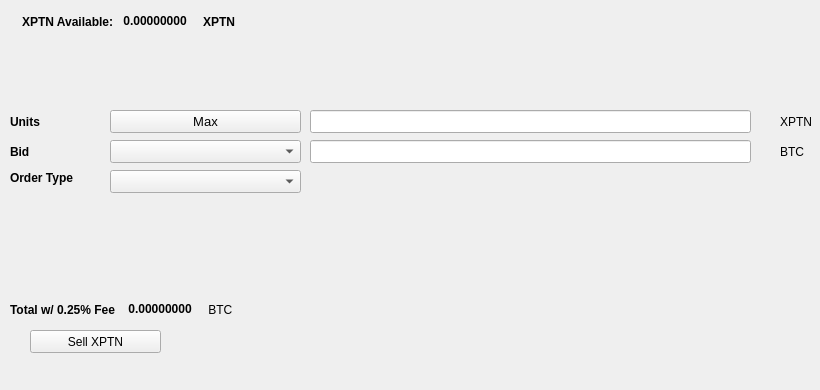
   <widget class="QWidget" name="SellTab">
    <attribute name="title">
     <string>Sell</string>
    </attribute>
    <widget class="QLabel" name="label_16">
     <property name="geometry">
      <rect>
       <x>780</x>
       <y>140</y>
       <width>31</width>
       <height>23</height>
      </rect>
     </property>
     <property name="text">
      <string>BTC</string>
     </property>
    </widget>
    <widget class="QComboBox" name="SellBidcomboBox">
     <property name="geometry">
      <rect>
       <x>110</x>
       <y>140</y>
       <width>191</width>
       <height>23</height>
      </rect>
     </property>
     <property name="font">
      <font>
       <pointsize>10</pointsize>
      </font>
     </property>
    </widget>
    <widget class="QLabel" name="label_18">
     <property name="geometry">
      <rect>
       <x>10</x>
       <y>110</y>
       <width>46</width>
       <height>23</height>
      </rect>
     </property>
     <property name="font">
      <font>
       <weight>75</weight>
       <bold>true</bold>
      </font>
     </property>
     <property name="text">
      <string>Units</string>
     </property>
    </widget>
    <widget class="QPushButton" name="Sell_Max_Amount">
     <property name="geometry">
      <rect>
       <x>110</x>
       <y>110</y>
       <width>191</width>
       <height>23</height>
      </rect>
     </property>
     <property name="font">
      <font>
       <pointsize>10</pointsize>
      </font>
     </property>
     <property name="text">
      <string>Max</string>
     </property>
    </widget>
    <widget class="QLabel" name="label_20">
     <property name="geometry">
      <rect>
       <x>10</x>
       <y>170</y>
       <width>91</width>
       <height>16</height>
      </rect>
     </property>
     <property name="font">
      <font>
       <weight>75</weight>
       <bold>true</bold>
      </font>
     </property>
     <property name="text">
      <string>Order Type</string>
     </property>
    </widget>
    <widget class="QComboBox" name="SellOrdertypeCombo">
     <property name="geometry">
      <rect>
       <x>110</x>
       <y>170</y>
       <width>191</width>
       <height>23</height>
      </rect>
     </property>
     <property name="font">
      <font>
       <pointsize>10</pointsize>
      </font>
     </property>
    </widget>
    <widget class="QLabel" name="label_21">
     <property name="geometry">
      <rect>
       <x>10</x>
       <y>140</y>
       <width>46</width>
       <height>23</height>
      </rect>
     </property>
     <property name="font">
      <font>
       <weight>75</weight>
       <bold>true</bold>
      </font>
     </property>
     <property name="text">
      <string>Bid</string>
     </property>
    </widget>
    <widget class="QLabel" name="label_22">
     <property name="geometry">
      <rect>
       <x>780</x>
       <y>110</y>
       <width>31</width>
       <height>23</height>
      </rect>
     </property>
     <property name="text">
      <string>XPTN</string>
     </property>
    </widget>
    <widget class="QLineEdit" name="UnitsInputXPTN">
     <property name="geometry">
      <rect>
       <x>310</x>
       <y>110</y>
       <width>441</width>
       <height>23</height>
      </rect>
     </property>
     <property name="font">
      <font>
       <pointsize>9</pointsize>
       <weight>75</weight>
       <bold>true</bold>
      </font>
     </property>
    </widget>
    <widget class="QLineEdit" name="SellBidPriceEdit">
     <property name="geometry">
      <rect>
       <x>310</x>
       <y>140</y>
       <width>441</width>
       <height>23</height>
      </rect>
     </property>
     <property name="font">
      <font>
       <pointsize>9</pointsize>
       <weight>75</weight>
       <bold>true</bold>
      </font>
     </property>
    </widget>
    <widget class="QPushButton" name="SellXPTNBTN">
     <property name="geometry">
      <rect>
       <x>30</x>
       <y>330</y>
       <width>131</width>
       <height>23</height>
      </rect>
     </property>
     <property name="text">
      <string>Sell XPTN</string>
     </property>
     <property name="icon">
      <iconset resource="../putin">
       <normaloff>:/icons/bitcoin</normaloff>:/icons/bitcoin</iconset>
     </property>
    </widget>
    <widget class="QWidget" name="layoutWidget3">
     <property name="geometry">
      <rect>
       <x>22</x>
       <y>12</y>
       <width>258</width>
       <height>19</height>
      </rect>
     </property>
     <layout class="QHBoxLayout" name="horizontalLayout">
      <item>
       <widget class="QLabel" name="label232_2">
        <property name="font">
         <font>
          <weight>75</weight>
          <bold>true</bold>
         </font>
        </property>
        <property name="text">
         <string>XPTN Available:</string>
        </property>
       </widget>
      </item>
      <item>
       <widget class="QLabel" name="XPTNAvailableLabel">
        <property name="palette">
         <palette>
          <active>
           <colorrole role="WindowText">
            <brush brushstyle="SolidPattern">
             <color alpha="255">
              <red>0</red>
              <green>0</green>
              <blue>0</blue>
             </color>
            </brush>
           </colorrole>
           <colorrole role="Button">
            <brush brushstyle="SolidPattern">
             <color alpha="255">
              <red>0</red>
              <green>170</green>
              <blue>0</blue>
             </color>
            </brush>
           </colorrole>
           <colorrole role="Light">
            <brush brushstyle="SolidPattern">
             <color alpha="255">
              <red>0</red>
              <green>255</green>
              <blue>0</blue>
             </color>
            </brush>
           </colorrole>
           <colorrole role="Midlight">
            <brush brushstyle="SolidPattern">
             <color alpha="255">
              <red>0</red>
              <green>212</green>
              <blue>0</blue>
             </color>
            </brush>
           </colorrole>
           <colorrole role="Dark">
            <brush brushstyle="SolidPattern">
             <color alpha="255">
              <red>0</red>
              <green>85</green>
              <blue>0</blue>
             </color>
            </brush>
           </colorrole>
           <colorrole role="Mid">
            <brush brushstyle="SolidPattern">
             <color alpha="255">
              <red>0</red>
              <green>113</green>
              <blue>0</blue>
             </color>
            </brush>
           </colorrole>
           <colorrole role="Text">
            <brush brushstyle="SolidPattern">
             <color alpha="255">
              <red>0</red>
              <green>170</green>
              <blue>0</blue>
             </color>
            </brush>
           </colorrole>
           <colorrole role="BrightText">
            <brush brushstyle="SolidPattern">
             <color alpha="255">
              <red>255</red>
              <green>255</green>
              <blue>255</blue>
             </color>
            </brush>
           </colorrole>
           <colorrole role="ButtonText">
            <brush brushstyle="SolidPattern">
             <color alpha="255">
              <red>0</red>
              <green>0</green>
              <blue>0</blue>
             </color>
            </brush>
           </colorrole>
           <colorrole role="Base">
            <brush brushstyle="SolidPattern">
             <color alpha="255">
              <red>255</red>
              <green>255</green>
              <blue>255</blue>
             </color>
            </brush>
           </colorrole>
           <colorrole role="Window">
            <brush brushstyle="SolidPattern">
             <color alpha="255">
              <red>0</red>
              <green>170</green>
              <blue>0</blue>
             </color>
            </brush>
           </colorrole>
           <colorrole role="Shadow">
            <brush brushstyle="SolidPattern">
             <color alpha="255">
              <red>0</red>
              <green>0</green>
              <blue>0</blue>
             </color>
            </brush>
           </colorrole>
           <colorrole role="AlternateBase">
            <brush brushstyle="SolidPattern">
             <color alpha="255">
              <red>127</red>
              <green>212</green>
              <blue>127</blue>
             </color>
            </brush>
           </colorrole>
           <colorrole role="ToolTipBase">
            <brush brushstyle="SolidPattern">
             <color alpha="255">
              <red>255</red>
              <green>255</green>
              <blue>220</blue>
             </color>
            </brush>
           </colorrole>
           <colorrole role="ToolTipText">
            <brush brushstyle="SolidPattern">
             <color alpha="255">
              <red>0</red>
              <green>0</green>
              <blue>0</blue>
             </color>
            </brush>
           </colorrole>
          </active>
          <inactive>
           <colorrole role="WindowText">
            <brush brushstyle="SolidPattern">
             <color alpha="255">
              <red>0</red>
              <green>0</green>
              <blue>0</blue>
             </color>
            </brush>
           </colorrole>
           <colorrole role="Button">
            <brush brushstyle="SolidPattern">
             <color alpha="255">
              <red>0</red>
              <green>170</green>
              <blue>0</blue>
             </color>
            </brush>
           </colorrole>
           <colorrole role="Light">
            <brush brushstyle="SolidPattern">
             <color alpha="255">
              <red>0</red>
              <green>255</green>
              <blue>0</blue>
             </color>
            </brush>
           </colorrole>
           <colorrole role="Midlight">
            <brush brushstyle="SolidPattern">
             <color alpha="255">
              <red>0</red>
              <green>212</green>
              <blue>0</blue>
             </color>
            </brush>
           </colorrole>
           <colorrole role="Dark">
            <brush brushstyle="SolidPattern">
             <color alpha="255">
              <red>0</red>
              <green>85</green>
              <blue>0</blue>
             </color>
            </brush>
           </colorrole>
           <colorrole role="Mid">
            <brush brushstyle="SolidPattern">
             <color alpha="255">
              <red>0</red>
              <green>113</green>
              <blue>0</blue>
             </color>
            </brush>
           </colorrole>
           <colorrole role="Text">
            <brush brushstyle="SolidPattern">
             <color alpha="255">
              <red>0</red>
              <green>170</green>
              <blue>0</blue>
             </color>
            </brush>
           </colorrole>
           <colorrole role="BrightText">
            <brush brushstyle="SolidPattern">
             <color alpha="255">
              <red>255</red>
              <green>255</green>
              <blue>255</blue>
             </color>
            </brush>
           </colorrole>
           <colorrole role="ButtonText">
            <brush brushstyle="SolidPattern">
             <color alpha="255">
              <red>0</red>
              <green>0</green>
              <blue>0</blue>
             </color>
            </brush>
           </colorrole>
           <colorrole role="Base">
            <brush brushstyle="SolidPattern">
             <color alpha="255">
              <red>255</red>
              <green>255</green>
              <blue>255</blue>
             </color>
            </brush>
           </colorrole>
           <colorrole role="Window">
            <brush brushstyle="SolidPattern">
             <color alpha="255">
              <red>0</red>
              <green>170</green>
              <blue>0</blue>
             </color>
            </brush>
           </colorrole>
           <colorrole role="Shadow">
            <brush brushstyle="SolidPattern">
             <color alpha="255">
              <red>0</red>
              <green>0</green>
              <blue>0</blue>
             </color>
            </brush>
           </colorrole>
           <colorrole role="AlternateBase">
            <brush brushstyle="SolidPattern">
             <color alpha="255">
              <red>127</red>
              <green>212</green>
              <blue>127</blue>
             </color>
            </brush>
           </colorrole>
           <colorrole role="ToolTipBase">
            <brush brushstyle="SolidPattern">
             <color alpha="255">
              <red>255</red>
              <green>255</green>
              <blue>220</blue>
             </color>
            </brush>
           </colorrole>
           <colorrole role="ToolTipText">
            <brush brushstyle="SolidPattern">
             <color alpha="255">
              <red>0</red>
              <green>0</green>
              <blue>0</blue>
             </color>
            </brush>
           </colorrole>
          </inactive>
          <disabled>
           <colorrole role="WindowText">
            <brush brushstyle="SolidPattern">
             <color alpha="255">
              <red>0</red>
              <green>85</green>
              <blue>0</blue>
             </color>
            </brush>
           </colorrole>
           <colorrole role="Button">
            <brush brushstyle="SolidPattern">
             <color alpha="255">
              <red>0</red>
              <green>170</green>
              <blue>0</blue>
             </color>
            </brush>
           </colorrole>
           <colorrole role="Light">
            <brush brushstyle="SolidPattern">
             <color alpha="255">
              <red>0</red>
              <green>255</green>
              <blue>0</blue>
             </color>
            </brush>
           </colorrole>
           <colorrole role="Midlight">
            <brush brushstyle="SolidPattern">
             <color alpha="255">
              <red>0</red>
              <green>212</green>
              <blue>0</blue>
             </color>
            </brush>
           </colorrole>
           <colorrole role="Dark">
            <brush brushstyle="SolidPattern">
             <color alpha="255">
              <red>0</red>
              <green>85</green>
              <blue>0</blue>
             </color>
            </brush>
           </colorrole>
           <colorrole role="Mid">
            <brush brushstyle="SolidPattern">
             <color alpha="255">
              <red>0</red>
              <green>113</green>
              <blue>0</blue>
             </color>
            </brush>
           </colorrole>
           <colorrole role="Text">
            <brush brushstyle="SolidPattern">
             <color alpha="255">
              <red>0</red>
              <green>85</green>
              <blue>0</blue>
             </color>
            </brush>
           </colorrole>
           <colorrole role="BrightText">
            <brush brushstyle="SolidPattern">
             <color alpha="255">
              <red>255</red>
              <green>255</green>
              <blue>255</blue>
             </color>
            </brush>
           </colorrole>
           <colorrole role="ButtonText">
            <brush brushstyle="SolidPattern">
             <color alpha="255">
              <red>0</red>
              <green>85</green>
              <blue>0</blue>
             </color>
            </brush>
           </colorrole>
           <colorrole role="Base">
            <brush brushstyle="SolidPattern">
             <color alpha="255">
              <red>0</red>
              <green>170</green>
              <blue>0</blue>
             </color>
            </brush>
           </colorrole>
           <colorrole role="Window">
            <brush brushstyle="SolidPattern">
             <color alpha="255">
              <red>0</red>
              <green>170</green>
              <blue>0</blue>
             </color>
            </brush>
           </colorrole>
           <colorrole role="Shadow">
            <brush brushstyle="SolidPattern">
             <color alpha="255">
              <red>0</red>
              <green>0</green>
              <blue>0</blue>
             </color>
            </brush>
           </colorrole>
           <colorrole role="AlternateBase">
            <brush brushstyle="SolidPattern">
             <color alpha="255">
              <red>0</red>
              <green>170</green>
              <blue>0</blue>
             </color>
            </brush>
           </colorrole>
           <colorrole role="ToolTipBase">
            <brush brushstyle="SolidPattern">
             <color alpha="255">
              <red>255</red>
              <green>255</green>
              <blue>220</blue>
             </color>
            </brush>
           </colorrole>
           <colorrole role="ToolTipText">
            <brush brushstyle="SolidPattern">
             <color alpha="255">
              <red>0</red>
              <green>0</green>
              <blue>0</blue>
             </color>
            </brush>
           </colorrole>
          </disabled>
         </palette>
        </property>
        <property name="font">
         <font>
          <weight>75</weight>
          <bold>true</bold>
         </font>
        </property>
        <property name="text">
         <string> 0.00000000 </string>
        </property>
        <property name="textInteractionFlags">
         <set>Qt::LinksAccessibleByMouse|Qt::TextSelectableByKeyboard|Qt::TextSelectableByMouse</set>
        </property>
       </widget>
      </item>
      <item>
       <widget class="QLabel" name="labelXPTN">
        <property name="font">
         <font>
          <weight>75</weight>
          <bold>true</bold>
         </font>
        </property>
        <property name="text">
         <string>XPTN</string>
        </property>
       </widget>
      </item>
     </layout>
    </widget>
    <widget class="QWidget" name="layoutWidget">
     <property name="geometry">
      <rect>
       <x>10</x>
       <y>300</y>
       <width>268</width>
       <height>19</height>
      </rect>
     </property>
     <layout class="QHBoxLayout" name="horizontalLayout_2">
      <item>
       <widget class="QLabel" name="label_19">
        <property name="font">
         <font>
          <weight>75</weight>
          <bold>true</bold>
         </font>
        </property>
        <property name="text">
         <string>Total w/ 0.25% Fee </string>
        </property>
       </widget>
      </item>
      <item>
       <widget class="QLabel" name="SellCostLabel">
        <property name="palette">
         <palette>
          <active>
           <colorrole role="WindowText">
            <brush brushstyle="SolidPattern">
             <color alpha="255">
              <red>0</red>
              <green>0</green>
              <blue>0</blue>
             </color>
            </brush>
           </colorrole>
           <colorrole role="Button">
            <brush brushstyle="SolidPattern">
             <color alpha="255">
              <red>0</red>
              <green>170</green>
              <blue>0</blue>
             </color>
            </brush>
           </colorrole>
           <colorrole role="Light">
            <brush brushstyle="SolidPattern">
             <color alpha="255">
              <red>0</red>
              <green>255</green>
              <blue>0</blue>
             </color>
            </brush>
           </colorrole>
           <colorrole role="Midlight">
            <brush brushstyle="SolidPattern">
             <color alpha="255">
              <red>0</red>
              <green>212</green>
              <blue>0</blue>
             </color>
            </brush>
           </colorrole>
           <colorrole role="Dark">
            <brush brushstyle="SolidPattern">
             <color alpha="255">
              <red>0</red>
              <green>85</green>
              <blue>0</blue>
             </color>
            </brush>
           </colorrole>
           <colorrole role="Mid">
            <brush brushstyle="SolidPattern">
             <color alpha="255">
              <red>0</red>
              <green>113</green>
              <blue>0</blue>
             </color>
            </brush>
           </colorrole>
           <colorrole role="Text">
            <brush brushstyle="SolidPattern">
             <color alpha="255">
              <red>0</red>
              <green>170</green>
              <blue>0</blue>
             </color>
            </brush>
           </colorrole>
           <colorrole role="BrightText">
            <brush brushstyle="SolidPattern">
             <color alpha="255">
              <red>255</red>
              <green>255</green>
              <blue>255</blue>
             </color>
            </brush>
           </colorrole>
           <colorrole role="ButtonText">
            <brush brushstyle="SolidPattern">
             <color alpha="255">
              <red>0</red>
              <green>0</green>
              <blue>0</blue>
             </color>
            </brush>
           </colorrole>
           <colorrole role="Base">
            <brush brushstyle="SolidPattern">
             <color alpha="255">
              <red>255</red>
              <green>255</green>
              <blue>255</blue>
             </color>
            </brush>
           </colorrole>
           <colorrole role="Window">
            <brush brushstyle="SolidPattern">
             <color alpha="255">
              <red>0</red>
              <green>170</green>
              <blue>0</blue>
             </color>
            </brush>
           </colorrole>
           <colorrole role="Shadow">
            <brush brushstyle="SolidPattern">
             <color alpha="255">
              <red>0</red>
              <green>0</green>
              <blue>0</blue>
             </color>
            </brush>
           </colorrole>
           <colorrole role="AlternateBase">
            <brush brushstyle="SolidPattern">
             <color alpha="255">
              <red>127</red>
              <green>212</green>
              <blue>127</blue>
             </color>
            </brush>
           </colorrole>
           <colorrole role="ToolTipBase">
            <brush brushstyle="SolidPattern">
             <color alpha="255">
              <red>255</red>
              <green>255</green>
              <blue>220</blue>
             </color>
            </brush>
           </colorrole>
           <colorrole role="ToolTipText">
            <brush brushstyle="SolidPattern">
             <color alpha="255">
              <red>0</red>
              <green>0</green>
              <blue>0</blue>
             </color>
            </brush>
           </colorrole>
          </active>
          <inactive>
           <colorrole role="WindowText">
            <brush brushstyle="SolidPattern">
             <color alpha="255">
              <red>0</red>
              <green>0</green>
              <blue>0</blue>
             </color>
            </brush>
           </colorrole>
           <colorrole role="Button">
            <brush brushstyle="SolidPattern">
             <color alpha="255">
              <red>0</red>
              <green>170</green>
              <blue>0</blue>
             </color>
            </brush>
           </colorrole>
           <colorrole role="Light">
            <brush brushstyle="SolidPattern">
             <color alpha="255">
              <red>0</red>
              <green>255</green>
              <blue>0</blue>
             </color>
            </brush>
           </colorrole>
           <colorrole role="Midlight">
            <brush brushstyle="SolidPattern">
             <color alpha="255">
              <red>0</red>
              <green>212</green>
              <blue>0</blue>
             </color>
            </brush>
           </colorrole>
           <colorrole role="Dark">
            <brush brushstyle="SolidPattern">
             <color alpha="255">
              <red>0</red>
              <green>85</green>
              <blue>0</blue>
             </color>
            </brush>
           </colorrole>
           <colorrole role="Mid">
            <brush brushstyle="SolidPattern">
             <color alpha="255">
              <red>0</red>
              <green>113</green>
              <blue>0</blue>
             </color>
            </brush>
           </colorrole>
           <colorrole role="Text">
            <brush brushstyle="SolidPattern">
             <color alpha="255">
              <red>0</red>
              <green>170</green>
              <blue>0</blue>
             </color>
            </brush>
           </colorrole>
           <colorrole role="BrightText">
            <brush brushstyle="SolidPattern">
             <color alpha="255">
              <red>255</red>
              <green>255</green>
              <blue>255</blue>
             </color>
            </brush>
           </colorrole>
           <colorrole role="ButtonText">
            <brush brushstyle="SolidPattern">
             <color alpha="255">
              <red>0</red>
              <green>0</green>
              <blue>0</blue>
             </color>
            </brush>
           </colorrole>
           <colorrole role="Base">
            <brush brushstyle="SolidPattern">
             <color alpha="255">
              <red>255</red>
              <green>255</green>
              <blue>255</blue>
             </color>
            </brush>
           </colorrole>
           <colorrole role="Window">
            <brush brushstyle="SolidPattern">
             <color alpha="255">
              <red>0</red>
              <green>170</green>
              <blue>0</blue>
             </color>
            </brush>
           </colorrole>
           <colorrole role="Shadow">
            <brush brushstyle="SolidPattern">
             <color alpha="255">
              <red>0</red>
              <green>0</green>
              <blue>0</blue>
             </color>
            </brush>
           </colorrole>
           <colorrole role="AlternateBase">
            <brush brushstyle="SolidPattern">
             <color alpha="255">
              <red>127</red>
              <green>212</green>
              <blue>127</blue>
             </color>
            </brush>
           </colorrole>
           <colorrole role="ToolTipBase">
            <brush brushstyle="SolidPattern">
             <color alpha="255">
              <red>255</red>
              <green>255</green>
              <blue>220</blue>
             </color>
            </brush>
           </colorrole>
           <colorrole role="ToolTipText">
            <brush brushstyle="SolidPattern">
             <color alpha="255">
              <red>0</red>
              <green>0</green>
              <blue>0</blue>
             </color>
            </brush>
           </colorrole>
          </inactive>
          <disabled>
           <colorrole role="WindowText">
            <brush brushstyle="SolidPattern">
             <color alpha="255">
              <red>0</red>
              <green>85</green>
              <blue>0</blue>
             </color>
            </brush>
           </colorrole>
           <colorrole role="Button">
            <brush brushstyle="SolidPattern">
             <color alpha="255">
              <red>0</red>
              <green>170</green>
              <blue>0</blue>
             </color>
            </brush>
           </colorrole>
           <colorrole role="Light">
            <brush brushstyle="SolidPattern">
             <color alpha="255">
              <red>0</red>
              <green>255</green>
              <blue>0</blue>
             </color>
            </brush>
           </colorrole>
           <colorrole role="Midlight">
            <brush brushstyle="SolidPattern">
             <color alpha="255">
              <red>0</red>
              <green>212</green>
              <blue>0</blue>
             </color>
            </brush>
           </colorrole>
           <colorrole role="Dark">
            <brush brushstyle="SolidPattern">
             <color alpha="255">
              <red>0</red>
              <green>85</green>
              <blue>0</blue>
             </color>
            </brush>
           </colorrole>
           <colorrole role="Mid">
            <brush brushstyle="SolidPattern">
             <color alpha="255">
              <red>0</red>
              <green>113</green>
              <blue>0</blue>
             </color>
            </brush>
           </colorrole>
           <colorrole role="Text">
            <brush brushstyle="SolidPattern">
             <color alpha="255">
              <red>0</red>
              <green>85</green>
              <blue>0</blue>
             </color>
            </brush>
           </colorrole>
           <colorrole role="BrightText">
            <brush brushstyle="SolidPattern">
             <color alpha="255">
              <red>255</red>
              <green>255</green>
              <blue>255</blue>
             </color>
            </brush>
           </colorrole>
           <colorrole role="ButtonText">
            <brush brushstyle="SolidPattern">
             <color alpha="255">
              <red>0</red>
              <green>85</green>
              <blue>0</blue>
             </color>
            </brush>
           </colorrole>
           <colorrole role="Base">
            <brush brushstyle="SolidPattern">
             <color alpha="255">
              <red>0</red>
              <green>170</green>
              <blue>0</blue>
             </color>
            </brush>
           </colorrole>
           <colorrole role="Window">
            <brush brushstyle="SolidPattern">
             <color alpha="255">
              <red>0</red>
              <green>170</green>
              <blue>0</blue>
             </color>
            </brush>
           </colorrole>
           <colorrole role="Shadow">
            <brush brushstyle="SolidPattern">
             <color alpha="255">
              <red>0</red>
              <green>0</green>
              <blue>0</blue>
             </color>
            </brush>
           </colorrole>
           <colorrole role="AlternateBase">
            <brush brushstyle="SolidPattern">
             <color alpha="255">
              <red>0</red>
              <green>170</green>
              <blue>0</blue>
             </color>
            </brush>
           </colorrole>
           <colorrole role="ToolTipBase">
            <brush brushstyle="SolidPattern">
             <color alpha="255">
              <red>255</red>
              <green>255</green>
              <blue>220</blue>
             </color>
            </brush>
           </colorrole>
           <colorrole role="ToolTipText">
            <brush brushstyle="SolidPattern">
             <color alpha="255">
              <red>0</red>
              <green>0</green>
              <blue>0</blue>
             </color>
            </brush>
           </colorrole>
          </disabled>
         </palette>
        </property>
        <property name="font">
         <font>
          <weight>75</weight>
          <bold>true</bold>
         </font>
        </property>
        <property name="autoFillBackground">
         <bool>false</bool>
        </property>
        <property name="text">
         <string> 0.00000000</string>
        </property>
        <property name="textInteractionFlags">
         <set>Qt::LinksAccessibleByMouse|Qt::TextSelectableByMouse</set>
        </property>
       </widget>
      </item>
      <item>
       <widget class="QLabel" name="label_17">
        <property name="font">
         <font>
          <weight>50</weight>
          <bold>false</bold>
         </font>
        </property>
        <property name="text">
         <string> BTC</string>
        </property>
       </widget>
      </item>
     </layout>
    </widget>
    <widget class="QLabel" name="label_23">
     <property name="geometry">
      <rect>
       <x>460</x>
       <y>300</y>
       <width>281</width>
       <height>81</height>
      </rect>
     </property>
     <property name="text">
      <string/>
     </property>
     <property name="pixmap">
      <pixmap>:/images/bittrex</pixmap>
     </property>
    </widget>
   </widget>
